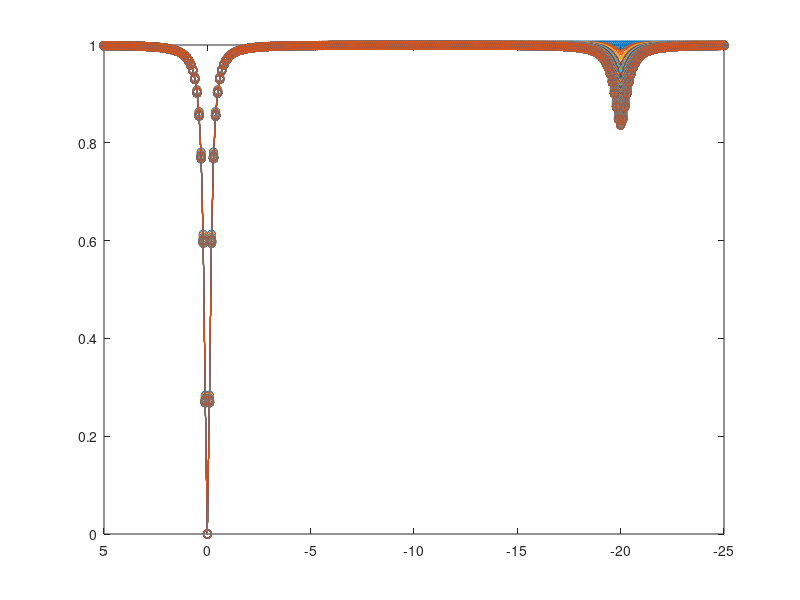
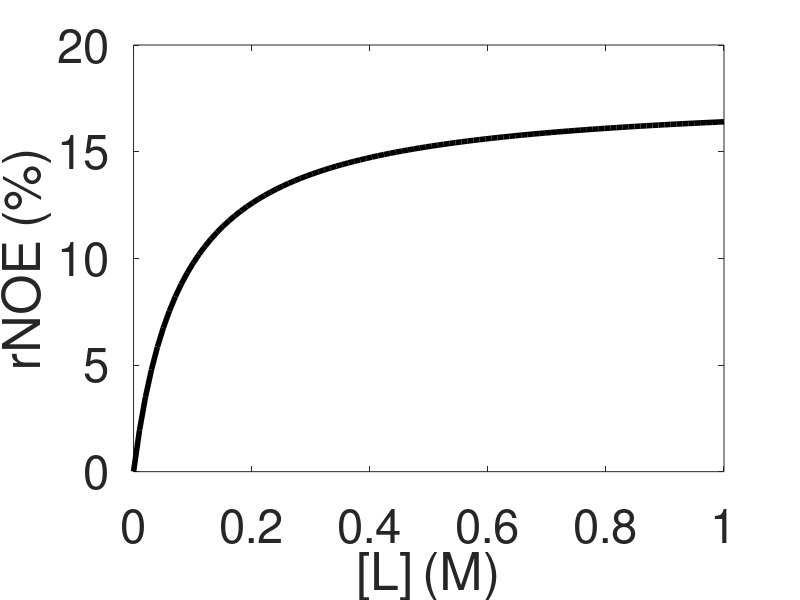

Source code (MATLAB) for these figures, in order:
% W---RelayOH---LB----L
% initial magnetization: M10,M20,M30,M40
clc;
clear all;
close all;


R11=1/2.8;   % R11: R1 for I; R12: R1 for S
R21=1/1.8;R22=2.5*5e5; R23=R22;  R24=1/0.6;% R21: R2 for I; R22: R2 for S
wa=0;  w2=1.2; w3=-20; w4=-20;

plist = linspace(1e-5,1,100);
% [0.01:0.01:0.5];
% [0.01,0.05,0.1,0.2,0.3,0.4,0.5,0.6,0.7,0.8,0.9,1,1.1,1.2,1.3,1.4,1.5,1.6,1.7,1.8,1.9 2];%0.4; % total ligands: M

pp = 0;
kon = 1e5;
na=9;

% koff = 500;
pR = 0.001;  % receptor population:[R] M

for p = plist
    pp = pp+1;
        
for kd = [1e-1]   
    
% LT = p;   % total ligands
% LB = (LT+pR+kd)/2-sqrt((LT+pR+kd)^2-4*LT*pR)/2; % bound ligands
% L = LT-LB; % free ligands;

L = p; % free ligands;
LB = (L/(L+kd))*pR;
LT = L+LB;   % total ligands

kbind = kon*(pR-LB); % kon*[R]
koff = kd*kon;   

M40 = na*L; M30 = na*LB; M20 = M30; M10=106; 
k21 = 1000;
k12 = k21*M20/M10;
% k12 = 0.05/M10;

% u23 = 4000000; u32 = u23*M20/M30;
% n23 = -4000000; n32 = n23*M20/M30;
% R12=-1*n23;R13=-1*n23;R14=1/2;

u23 = 2*5e5; u32 = u23*M20/M30;
n23 = -1*5e5; n32 = n23*M20/M30;
R12=-1*n23;R13=-1*n23;R14=1/1.8;

for wp=600/(2*pi)

for t=50; %mxing time
dwa=-25:0.1:5;
nn=length(dwa);
for j=1:nn
    dw1=(wa-dwa(j))*750*2*pi;
    dw2=(wa-dwa(j)+w2)*750*2*pi;  
    dw3=(wa-dwa(j)+w3)*750*2*pi;  
    dw4=(wa-dwa(j)+w4)*750*2*pi;

M0=[0.5 0 0 M10 0 0 M20 0 0 M30 0 0 M40];
% M0=[0.4 0 0 M40 0 0 M30 0 0 M20 0 0 M10]; 
% pulse period
%    wp=2*pi*2;
   wx=0;wy=wp*2*pi;
P =[0                       0       0       0       0       0       0       0        0         0        0        0         0;...
    0                       R21+k12 dw1     -wy     -k21    0       0       0        0         0        0        0         0;...
    0                       -dw1    R21+k12 wx      0       -k21    0       0        0         0        0        0         0;...
    -2*M10*R11              wy      -wx     R11+k12 0       0       -k21    0        0         0        0        0         0;...
    0                       -k12    0       0       R22+k21 dw2     -wy     u32      0         0        0        0         0;...
    0                       0       -k12    0       -dw2    R22+k21 wx      0        u32       0        0        0         0;...
    -2*M20*R12-2*n32*M30    0       0       -k12    wy      -wx     R12+k21 0        0         n32      0        0         0;...
    0                       0       0       0       u23     0       0       R23+koff dw3      -wy      -kbind     0         0;...
    0                       0       0       0       0       u23     0       -dw3     R23+koff  wx       0        -kbind     0;...
    -2*M30*R13-2*n23*M20    0       0       0       0       0       n23     wy       -wx       R13+koff 0        0         -kbind;...
    0                       0       0       0       0       0       0       -koff     0         0        R24+kbind  dw4       -wy;... 
    0                       0       0       0       0       0       0       0        -koff      0        -dw4     R24+kbind   wx;...
    -2*M40*R14              0       0       0       0       0       0       0        0         -koff      wy      -wx       R14+kbind;...
    ];

temp1=expm(-P*t)*M0';    
M1(j)=temp1(4)/M10;
end

figure(1);plot(dwa,M1,'o-'); hold on;
set(gca,'ylim', [0.0 1],'xlim',[-25 5]);

signal(pp) =1- M1(dwa == w3);
set(gca,'XDir','reverse')

end
end
end
end

%%
figure(2); plot(plist,signal*100,'k-','markersize',12,'linewidth',4); hold on

xlabel('[L]_{ }(M)');
ylabel('rNOE (%)')
set(gca,'ylim', [0.0 20],'ytick',[0:5:100],'xlim',[0 1],'xtick',[0:0.2:2]);

set(gca,'fontsize',34)
set(gcf, 'Position',  [100, 100, 580, 500])
set(gcf,'PaperOrientation','landscape');


